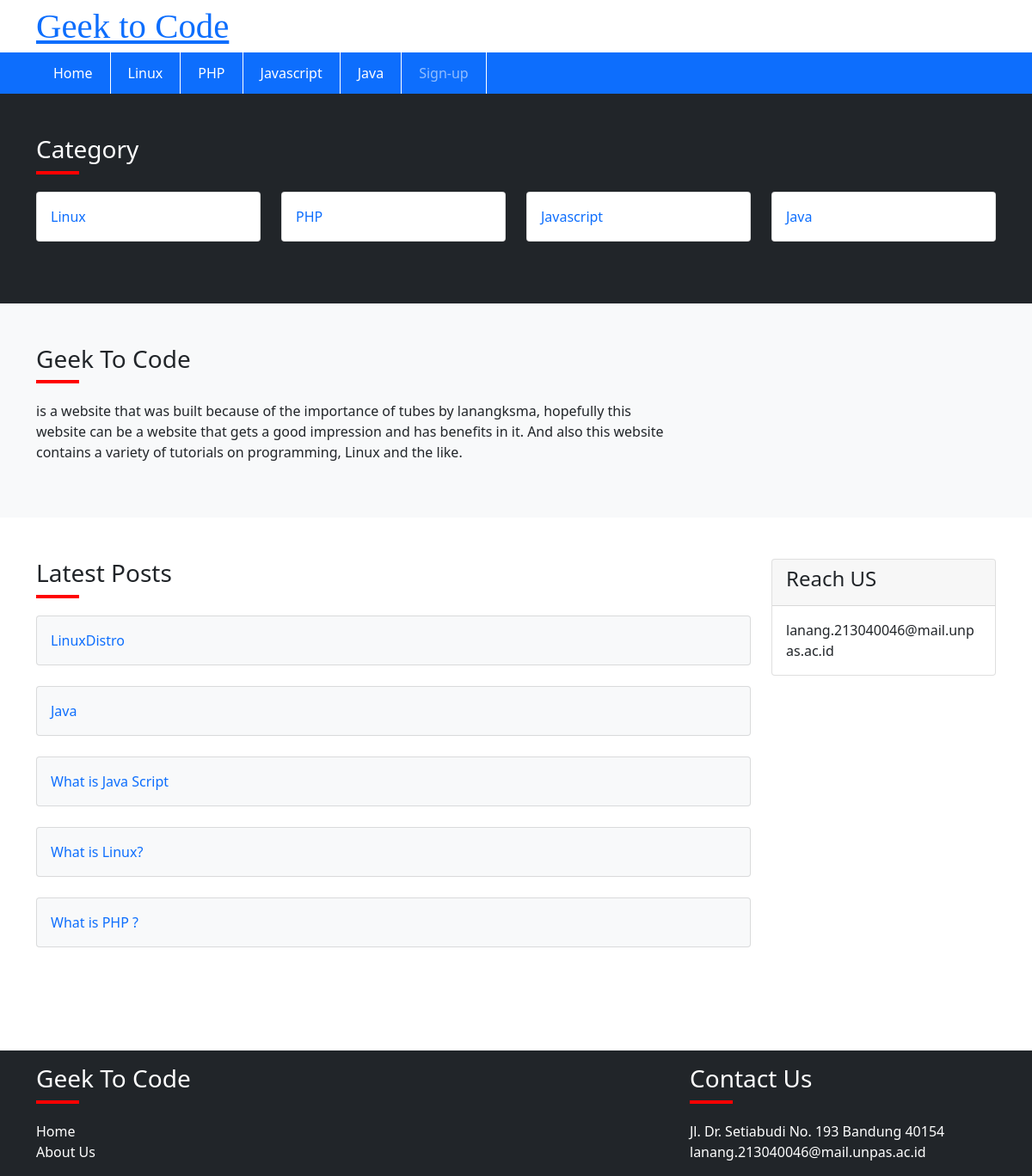
The page / on the database its author committed.
### tables this page shows
CREATE TABLE `categories` (
  `id` int(12) NOT NULL,
  `name` varchar(199) NOT NULL,
  `slug` varchar(199) NOT NULL,
  `description` text DEFAULT NULL,
  `meta_title` varchar(199) NOT NULL,
  `meta_description` mediumtext DEFAULT NULL,
  `meta_keyword` mediumtext DEFAULT NULL,
  `navbar_status` tinyint(1) DEFAULT 0,
  `status` tinyint(1) DEFAULT 0,
  `created_at` timestamp NOT NULL DEFAULT current_timestamp()
);

CREATE TABLE `posts` (
  `id` int(11) NOT NULL,
  `category_id` int(11) NOT NULL,
  `name` varchar(199) NOT NULL,
  `slug` varchar(199) NOT NULL,
  `description` text DEFAULT NULL,
  `image` varchar(199) DEFAULT NULL,
  `meta_title` varchar(199) NOT NULL,
  `meta_description` mediumtext NOT NULL,
  `meta_keyword` mediumtext NOT NULL,
  `status` tinyint(1) NOT NULL DEFAULT 0,
  `created_at` timestamp NULL DEFAULT current_timestamp()
);

### index.php (the view, shortened to what this page needs)
<?php
include ('includes/conf.php');
include ('includes/header.php');
include ('includes/navbar.php');
?>
<div class="py-5 bg-dark" id="home">
    <div class="container">
        <div class="row">
            <div class="col-md-12">
                <h3 class="text-white">Category</h3>
                <div class="underline mb"></div>
            </div>
            <?php
                $home_category = "SELECT * FROM categories WHERE navbar_status='0' AND status='0' LIMIT 10 ";
                $home_category_run = mysqli_query($conn, $home_category);
                if(mysqli_num_rows($home_category_run) > 0)
                {
                    foreach($home_category_run as $homeitem)
                    {
                    ?>
                        <div class="col-md-3 mb-4">
                            <a class="text-decoration-none" href="<?= base_url('category/'.$homeitem['slug']); ?>">
                                <div class="card card-body">
                                    <?= $homeitem['name']; ?>
                                </div>
                            </a>
                        </div>
                    <?php
                    }
                }
            ?>
        </div>
    </div>
</div>
<div class="py-5 bg-light">
    <div class="container">
        <div class="row">
            <div class="col-md-8">
                <h3 class="text-dark">Geek To Code</h3>
                <div class="underline mb"></div>
                <p id="about">
                    is a website that was built because of the importance of tubes by lanangksma, hopefully this website can be a website that gets a good impression and has benefits in it. And also this website contains a variety of tutorials on programming, Linux and the like.
                </p>
            </div>
        </div>
    </div>
</div>
<div class="py-5 bg-white">
    <div class="container">
        <div class="row">
            <div class="col-md-9">
                <h3 class="text-dark">Latest Posts</h3>
                <div class="underline mb"></div>
                <?php
                    $home_posts = "SELECT * FROM posts WHERE status='0' ORDER BY id DESC LIMIT 8 ";
                    $home_posts_run = mysqli_query($conn, $home_posts);
                    if(mysqli_num_rows($home_posts_run) > 0)
                    {
                        foreach($home_posts_run as $homePostsitem)
                        {
                        ?>
                            <div class="mb-4">
                                <a class="text-decoration-none" href="<?= base_url('post/'.$homePostsitem['slug']) ?>">
                                    <div class="card card-body bg-light">
                                        <?= $homePostsitem['name']; ?>
                                    </div>
                                </a>
                            </div>
                        <?php
                        }
                    }
                ?>
            </div>
            <div class="col-md-3">
                <div class="card">
                    <div class="card-header">
                        <h4>Reach US</h4>
                    </div>
                    <div class="card-body">
                        lanang.213040046@mail.unpas.ac.id
                    </div>
                </div>
            </div>
        </div>
    </div>
</div>
<?php
include ('includes/footer.php');
?>

### includes/navbar.php (shortened to what this page needs)
<div>
  <div class="container">
    <div class="row">
      <div class="col-4">
        <a class="blog-header-logo text-primary d-none d-sm-none d-md-block" href="<?= base_url('index'); ?>">Geek to Code</a>
      </div>
    </div>
  </div>
</div>
<nav class="navbar navbar-expand-lg bg-primary navbar-dark sticky-top">
  <div class="container">
    <div class="collapse navbar-collapse" id="navbarSupportedContent">
      <ul class="navbar-nav me-auto mb-2 mb-lg-0">
        <li class="nav-item">
          <a class="nav-link active" aria-current="page" href="<?= base_url('index'); ?>">Home</a>
        </li>
        <?php
          $navbar_category = "SELECT * FROM categories WHERE navbar_status='0' AND status='0' ";
          $navbar_category_run = mysqli_query($conn, $navbar_category);
          if(mysqli_num_rows($navbar_category_run) > 0)
          {
            foreach($navbar_category_run as $navitems)
            {
              ?>
                <li class="nav-item">
                  <a class="nav-link text-white" href="<?= base_url('category/'.$navitems['slug']); ?>"><?= $navitems['name']; ?></a>
                </li>
              <?php
            }
          }
        ?>
        <?php if(isset($_SESSION['auth_user'])) : ?>
        <li class="nav-item dropdown">
          <a href="" class="nav-link dropdown-toggle" id="navbarDropdown" role="button" data-bs-toggle="dropdown" aria-expanded="false">
            <?= $_SESSION['auth_user']['user_name']; ?>
          </a>
          <ul class="dropdown-menu" aria-labelledby="navbarDropdown">
            <li>
              <form action="<?= base_url('allcode.php'); ?>" method="POST">
                <button type="submit" name="logout_btn" class="dropdown-item" ><i class="fa fa-sign-out"></i> Sign-Out</button>
              </form>
            </li>
          </ul>
        </li>
        <?php else : ?>
        <li class="nav-item">
          <a class="nav-link" href="<?= base_url('register.php'); ?>">Sign-up</a>
        </li>
        <?php endif; ?>
      </ul>
    </div>
  </div>
</nav>

### assets/css/custom.css (style rules this page uses)
.blog-header-logo { font-family: "Playfair Display", Georgia, "Times New Roman", serif; font-size: 2.55rem; }
.navbar { padding: 0; }
.nav-link { border-right: 1px solid #fff; padding: 12px 20px !important; }
.underline { height: 4px; width: 50px; background-color: red; margin-bottom: 20px; }

### rows shown on the page
categories: name "Linux"
categories: name "PHP"
categories: name "Javascript"
categories: name "Java"
posts: name "LinuxDistro"
posts: name "Java"
posts: name "What is Java Script"
posts: name "What is Linux?"
posts: name "What is PHP ?"
